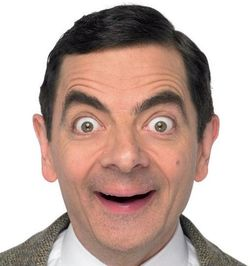
%> input picture ES04/beans.jpg, 250 x 266 px
$ octave ES04_02_Comic.m   (GNU Octave 9; MATLAB toolbox functions it lacks are replaced by stand-ins)
%> lines starting %> are read from the running program, lines starting %| are printed output that depends on the picture
clear all;

%% Read image
%IM=rgb2gray(imread('ramsay.jpg'));
IM=rgb2gray(imread('beans.jpg'));
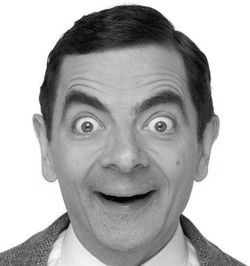
%> IM: size 266x250 uint8; min 1, max 255, mean 178

%% Call comic function
comic(IM);

%% Comic function
function image = comic(image)
    % Display original image
    figure(1);
    subplot(1,3,1);
    imshow(image);
    title('Original image');

    % Apply sharpening to edges and get edges
    image = imfilter(image,fspecial('unsharp'));
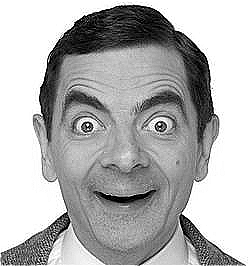
%> image: size 266x250 uint8; min 0, max 255, mean 177.7
    image = edge(image,'prewitt');
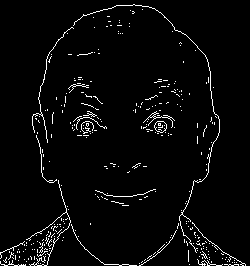
%> image: size 266x250 logical; 3.4% white in thin lines or dots

    % Display edges of image
    subplot(1,3,2);
    imshow(image);
    title('Edges of image');

    % Invert image
    logMask = fspecial('LoG');
    image = conv2(image, logMask);
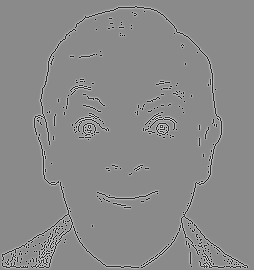
%> image: size 270x254 double; min -4.9, max 4.13, mean -2.64e-17; drawn with min black and max white
    image = abs(image);
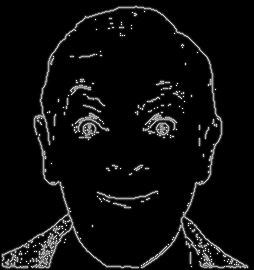
%> image: size 270x254 double; min 0, max 4.9, mean 0.247; drawn with min black and max white

    % Display finished image
    subplot(1,3,3);
    imshow(250 - abs(image),[]);
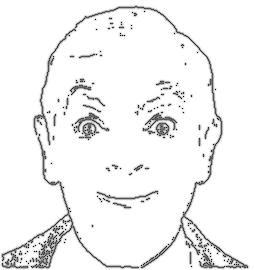
%> displayed picture: size 270x254, on the screen's scale of 0 to 255; min 0, max 255, mean 242.2
    title('Edge enhancing & inverted image');
end
